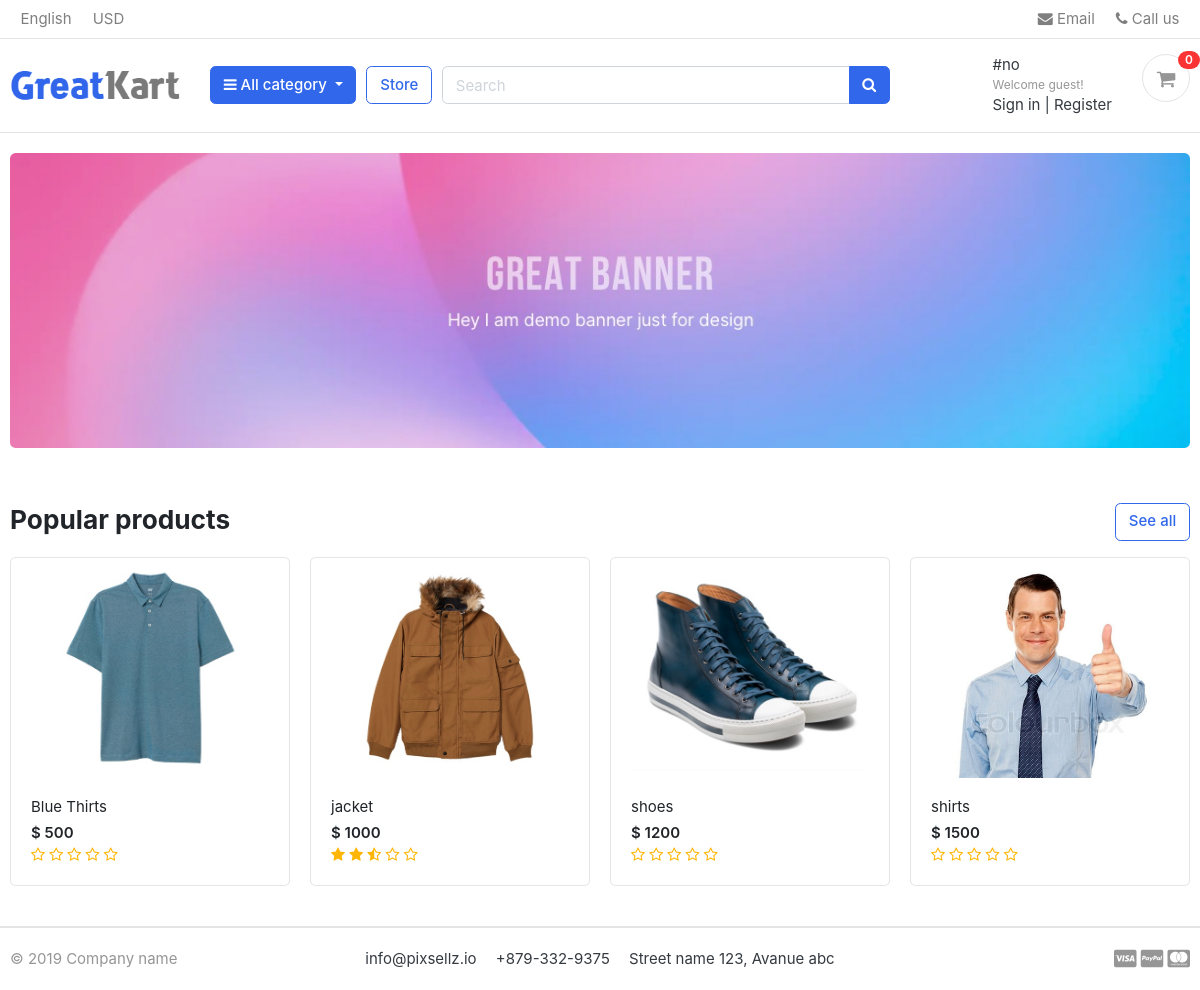
The page / on the database its author committed.
### store/models.py (models this page shows, shortened)
class Product(models.Model):
    product_name     = models.CharField(max_length=200, unique=True)
    slug             = models.SlugField(max_length=200, unique=True)
    description      = models.TextField(max_length=500, blank=True)
    price            = models.IntegerField()
    Images           = models.ImageField(upload_to='photos/products')
    stock            = models.IntegerField()
    is_available     = models.BooleanField(default=True)
    category         = models.ForeignKey(Category, on_delete=models.CASCADE)
    created_date     = models.DateTimeField(auto_now_add=True)
    modified_date    = models.DateTimeField(auto_now_add=True)
    def get_url(self):
        return reverse('product_detail', args=[self.category.slug, self.slug])# self means product ,slug is field under product
    def averageReview(self):
        reviews = ReviewRating.objects.filter(product=self, status=True).aggregate(average=Avg('rating'))
        avg = 0
        if reviews['average']is not None:
            avg = float(reviews['average'])
        return avg

### Ecom/views.py (the view)
# urls.py: 2. Add a URL to urlpatterns:  path('', views.home, name='home')
def home(request):
    products  =  Product.objects.all().filter(is_available=True).order_by('created_date')
    reviews = None
    for product in products:
        reviews = ReviewRating.objects.filter(product_id=product.id, status=True)
    context = {
        'products': products,
        'reviews': reviews,
    }
    return render(request, 'home.html', context)

### carts/context_processors.py (called while the page is built)
def counter(request):
    cart_count = 0
    if 'admin' in request.path:
        return {}
    else:
        try:
            cart = Cart.objects.filter(cart_id=_cart_id(request))
            if request.user.is_authenticated:
                cart_items = CartItem.objects.all().filter(user=request.user)
            else:
                cart_items = CartItem.objects.all().filter(cart=cart[:1])
            for cart_item in cart_items:
                cart_count += cart_item.quantity
        except  Cart.DoesNotExist:
            cart_count = 0
    return dict(cart_count=cart_count)

### carts/views.py (called while the page is built)
def _cart_id(request):
    cart = request.session.session_key
    if not cart:
        cart = request.session.create()
    return cart

### category/context_processors.py (called while the page is built)
def menu_links(request):
    links = Category.objects.all()
    return dict(links=links)

### category/models.py (called while the page is built)
    def get_url(self):
        return reverse('products_by_category', args=[self.slug])

### templates/home.html
{% extends 'base.html' %}
{% load static %}
{% block content %}
<section class="section-intro padding-y-sm">
<div class="container">
<div class="intro-banner-wrap">
	<img src="{% static 'images/banners/1.jpg' %}" class="img-fluid rounded">
</div>
</div>
</section>
<section class="section-name padding-y-sm">
<div class="container">
<header class="section-heading">
	<a href="{% url 'store' %}" class="btn btn-outline-primary float-right">See all</a>
	<h3 class="section-title">Popular products</h3>
</header>
<div class="row">
	{% for product in products %}
	<div class="col-md-3">
		<div class="card card-product-grid">
			<a href="{{ product.get_url }}" class="img-wrap"> <img src="{{ product.Images.url }}"> </a>
			<figcaption class="info-wrap">
				<a href="{{ product.get_url }}" class="title">{{ product.product_name }}</a>
				<div class="price mt-1">$ {{ product.price }}</div>
				<div class="rating-star">
					<span>
						<i class="fa fa-star{% if product.averageReview < 0.5 %}-o{% elif product.averageReview >= 0.5 and product.averageReview < 1 %}-half-o {% endif %}" aria-hidden="true"></i>
						<i class="fa fa-star{% if product.averageReview < 1.5 %}-o{% elif product.averageReview >= 1.5 and product.averageReview < 2 %}-half-o {% endif %}" aria-hidden="true"></i>
						<i class="fa fa-star{% if product.averageReview < 2.5 %}-o{% elif product.averageReview >= 2.5 and product.averageReview < 3 %}-half-o {% endif %}" aria-hidden="true"></i>
						<i class="fa fa-star{% if product.averageReview < 3.5 %}-o{% elif product.averageReview >= 3.5 and product.averageReview < 4 %}-half-o {% endif %}" aria-hidden="true"></i>
						<i class="fa fa-star{% if product.averageReview < 4.5 %}-o{% elif product.averageReview >= 4.5 and product.averageReview < 5 %}-half-o {% endif %}" aria-hidden="true"></i>
					</span>
				</div>
			</figcaption>
		</div>
	</div>
	{% endfor %}
</div>
</div>
</section>
</body>
</html>
{% endblock %}

### static/css/ui.css (style rules this page uses)
html { font-family: "Inter", sans-serif; font-size: 15px; }
.img-wrap { text-align: center; display: block; }
.img-wrap img { max-width: 100%; }
.padding-y-sm { padding-top: 20px; padding-bottom: 20px; }
.section-heading { margin-bottom: 20px; margin-top: 15px; }
.section-title { color: #212529; }
[class*=card-product] a.title { color: #212529; display: block; }
[class*=card-product] .img-wrap { overflow: hidden; position: relative; }
[class*=card-product] .img-wrap img { height: 100%; max-width: 100%; width: auto; display: inline-block; -o-object-fit: cover; object-fit: cover; }
.card-product-grid { margin-bottom: 20px; }
.card-product-grid .img-wrap { border-radius: 0.2rem 0.2rem 0 0; height: 220px; }
.card-product-grid .info-wrap { overflow: hidden; padding: 18px 20px; }
.card .img-wrap { overflow: hidden; }
.price { font-weight: 600; color: #212529; }

### static/css/custom.css (style rules this page uses)
.rating-star i { color:#ffb503 !important; }

### rows shown on the page
Product: Images (picture), product_name "Blue Thirts", price "500"
Product: Images (picture), product_name "jacket", price "1000"
Product: Images (picture), product_name "shoes", price "1200"
Product: Images (picture), product_name "shirts", price "1500"

### other values the page prints
{{ cart_count }} "0"
